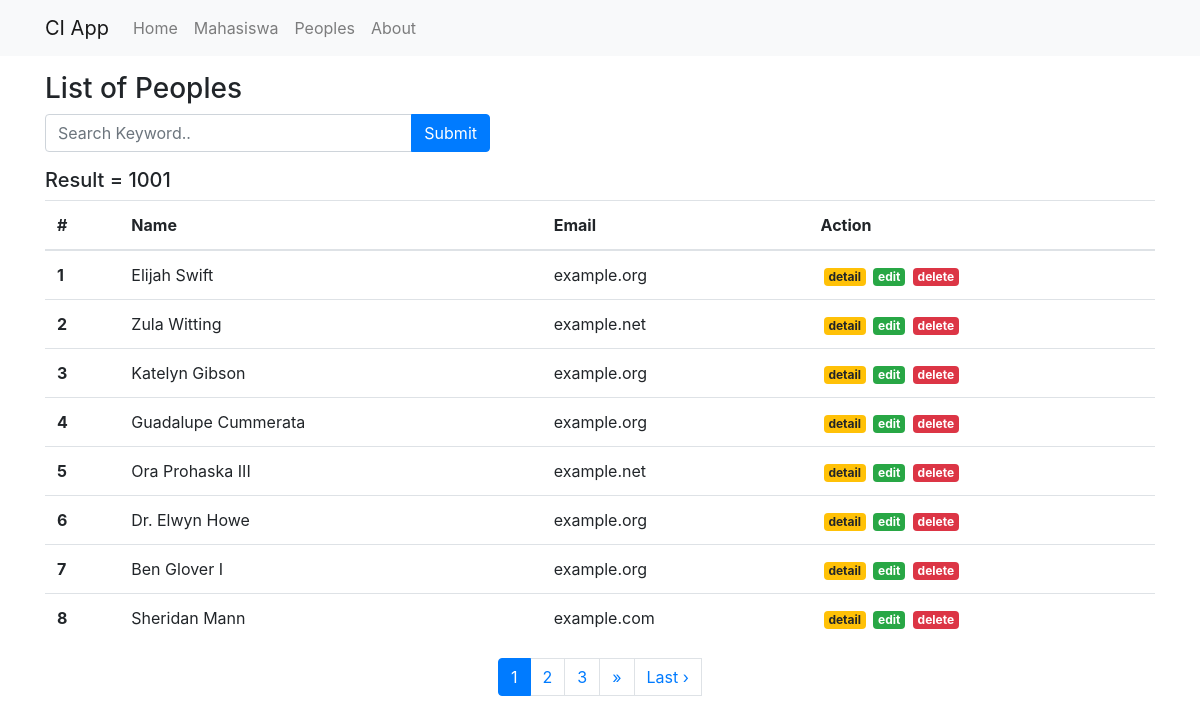
/index.php/peoples, run on the app's committed database.
### tables this page shows
CREATE TABLE `peoples` (
  `id` int(9) UNSIGNED NOT NULL,
  `name` varchar(100) NOT NULL,
  `address` varchar(255) NOT NULL,
  `email` varchar(100) NOT NULL
);

### application/controllers/Peoples.php (called while the page is built, shortened)
<?php
class Peoples extends CI_Controller{
  public function index()
  {
    $data['judul'] = 'List of Peoples';
    $this->load->model('Peoples_model', 'peoples');
    $this->load->library('pagination');
    if ($this->input->post('submit')) {
      $data['keyword'] = $this->input->post('keyword');
      $this->session->set_userdata('keyword',$data['keyword']);
    } else {
      $data['keyword'] = $this->session->userdata('keyword');
    }
    $this->db->like('name', $data['keyword']);
    $this->db->or_like('email', $data['keyword']);
    $this->db->from('peoples');
    $config['total_rows'] = $this->db->count_all_results();
    $data['total_rows'] = $config['total_rows'];
    $config['per_page'] = 8;
    $data['start'] = $this->uri->segment(3);
    $data['peoples'] = $this->peoples->getPeoples($config['per_page'],$data['start'],$data['keyword']);
    $this->load->view('templates/header', $data );
    $this->load->view('peoples/index', $data);
    $this->load->view('templates/footer');
  }
}

### index.php (called while the page is built, shortened)
<?php
require_once BASEPATH.'core/CodeIgniter.php';

### application/config/config.php (called while the page is built, shortened)
<?php
$config['base_url'] = 'http://localhost/ci-app/';
$config['index_page'] = '';
$config['uri_protocol']	= 'REQUEST_URI';
$config['url_suffix'] = '';
$config['language']	= 'english';
$config['charset'] = 'UTF-8';
$config['enable_hooks'] = FALSE;
$config['subclass_prefix'] = 'MY_';
$config['composer_autoload'] = FALSE;
$config['permitted_uri_chars'] = 'a-z 0-9~%.:_\-';
$config['enable_query_strings'] = FALSE;
$config['controller_trigger'] = 'c';
$config['function_trigger'] = 'm';
$config['directory_trigger'] = 'd';
$config['allow_get_array'] = TRUE;
$config['log_threshold'] = 0;
$config['log_path'] = '';
$config['log_file_extension'] = '';
$config['log_file_permissions'] = 0644;
$config['log_date_format'] = 'Y-m-d H:i:s';
$config['error_views_path'] = '';
$config['cache_path'] = '';
$config['cache_query_string'] = FALSE;
$config['encryption_key'] = '';
$config['sess_driver'] = 'files';
$config['sess_cookie_name'] = 'ci_session';
$config['sess_expiration'] = 7200;
$config['sess_save_path'] = NULL;
$config['sess_match_ip'] = FALSE;
$config['sess_time_to_update'] = 300;
$config['sess_regenerate_destroy'] = FALSE;
$config['cookie_prefix']	= '';
$config['cookie_domain']	= '';
$config['cookie_path']		= '/';
$config['cookie_secure']	= FALSE;
$config['cookie_httponly'] 	= FALSE;
$config['standardize_newlines'] = FALSE;
$config['global_xss_filtering'] = FALSE;
$config['csrf_protection'] = FALSE;
$config['csrf_token_name'] = 'csrf_test_name';
$config['csrf_cookie_name'] = 'csrf_cookie_name';
$config['csrf_expire'] = 7200;
$config['csrf_regenerate'] = TRUE;
$config['csrf_exclude_uris'] = array();
$config['compress_output'] = FALSE;
$config['time_reference'] = 'local';
$config['rewrite_short_tags'] = FALSE;
$config['proxy_ips'] = '';

### application/models/Peoples_model.php (called while the page is built, shortened)
<?php
class Peoples_model extends CI_Model{
  public function getPeoples($limit, $start,$keyword = null)
  {
    return $this->db->get('peoples', $limit, $start)->result_array();
  }
}

### application/views/peoples/index.php (the view, shortened to what this page needs)
<div class="container">
  <h3 class="mt-3">List of Peoples</h3>
  <div class="row">
    <div class="col-md-5">
      <form class="" action="<?=base_url('peoples')?>" method="post">
        <div class="input-group mb-3">
          <input type="text" class="form-control" placeholder="Search Keyword.." name="keyword" autocomplete="off" autofocus>
          <div class="input-group-append">
            <input class="btn btn-primary" type="submit" name="submit">
          </div>
        </div>
      </form>
    </div>
  </div>
  <div class="row">
    <div class="col-md-12">
      <h5>Result = <?=$total_rows;?></h5>
      <table class="table">
        <thead>
          <tr>
            <th>#</th>
            <th>Name</th>
            <th>Email</th>
            <th>Action</th>
          </tr>
        </thead>
        <tbody>
          <?php foreach ($peoples as $people): ?>
          <tr>
            <th><?=++$start?></th>
            <td><?=$people['name']?></td>
            <td><?=$people['email']?></td>
            <td>
              <a href="#" class="badge badge-warning">detail</a>
              <a href="#" class="badge badge-success">edit</a>
              <a href="#" class="badge badge-danger">delete</a>
            </td>
          </tr>
        <?php endforeach; ?>
        </tbody>
      </table>
      <?php echo $this->pagination->create_links(); ?>
    </div>
  </div>
</div>

### application/config/pagination.php (shortened to what this page needs)
<?php
$config['base_url'] = 'http://localhost/ci-app/peoples/index';
$config['num_links'] = 2;
$config['full_tag_open'] = '<nav><ul class="pagination justify-content-center">';
$config['full_tag_close'] = '</ul></nav>';
$config['first_link'] = 'First';
$config['first_tag_open'] = '<li class="page-item">';
$config['first_tag_close'] = '</li>';
$config['Last_link'] = 'Last';
$config['Last_tag_open'] = '<li class="page-item">';
$config['Last_tag_close'] = '</li>';
$config['next_link'] = '&raquo';
$config['next_tag_open'] = '<li class="page-item">';
$config['next_tag_close'] = '</li>';
$config['cur_tag_open'] = '<li class="page-item active"><a class="page-link" href="#">';
$config['cur_tag_close'] = '</a></li>';
$config['num_tag_open'] = '<li class="page-item">';
$config['num_tag_close'] = '</li>';
 ?>

### application/views/templates/header.php (shortened to what this page needs)
<!doctype html>
<html lang="en">
  <head>
    <link rel="stylesheet" href="https://stackpath.bootstrapcdn.com/bootstrap/4.5.0/css/bootstrap.min.css">
    <link rel="stylesheet" href="<?=base_url(); ?>assets/css/style.css">
  </head>
  <body>
    <nav class="navbar navbar-expand-lg navbar-light bg-light">
      <div class="container">
        <a class="navbar-brand" href="#">CI App</a>
        <div class="collapse navbar-collapse" id="navbarNavAltMarkup">
          <div class="navbar-nav">
            <a class="nav-item nav-link" href="<?=base_url(); ?>">Home <span class="sr-only">(current)</span></a>
            <a class="nav-item nav-link" href="<?=base_url(); ?>mahasiswa">Mahasiswa</a>
            <a class="nav-item nav-link" href="<?=base_url(); ?>peoples">Peoples</a>
            <a class="nav-item nav-link" href="#">About</a>
          </div>
        </div>
      </div>
</nav>

### application/views/templates/footer.php (shortened to what this page needs)
  </body>
</html>

### assets/css/style.css (style rules this page uses)
.badge { margin-left: 3px; }

### data on the page
peoples: name "Elijah Swift", email "example.org"
peoples: name "Zula Witting", email "example.net"
peoples: name "Katelyn Gibson", email "example.org"
peoples: name "Guadalupe Cummerata", email "example.org"
peoples: name "Ora Prohaska III", email "example.net"
peoples: name "Dr. Elwyn Howe", email "example.org"
peoples: name "Ben Glover I", email "example.org"
peoples: name "Sheridan Mann", email "example.com"

### other printed values
$total_rows "1001"
$this->pagination->create_links() "1 2 3 » Last ›"
